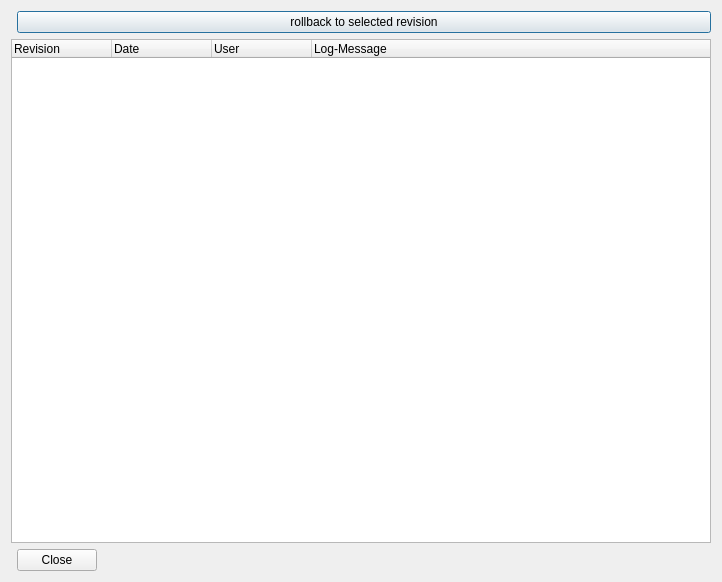
<?xml version="1.0" encoding="UTF-8"?>
<ui version="4.0">
 <class>LogView</class>
 <widget class="QDialog" name="LogView">
  <property name="windowModality">
   <enum>Qt::ApplicationModal</enum>
  </property>
  <property name="geometry">
   <rect>
    <x>0</x>
    <y>0</y>
    <width>722</width>
    <height>582</height>
   </rect>
  </property>
  <property name="windowTitle">
   <string>PG-Version LogView</string>
  </property>
  <layout class="QGridLayout" name="gridLayout">
   <item row="0" column="1">
    <widget class="QSplitter" name="splitter">
     <property name="orientation">
      <enum>Qt::Horizontal</enum>
     </property>
     <widget class="QPushButton" name="btnRollback">
      <property name="sizePolicy">
       <sizepolicy hsizetype="Expanding" vsizetype="Fixed">
        <horstretch>0</horstretch>
        <verstretch>0</verstretch>
       </sizepolicy>
      </property>
      <property name="minimumSize">
       <size>
        <width>0</width>
        <height>0</height>
       </size>
      </property>
      <property name="maximumSize">
       <size>
        <width>16777215</width>
        <height>16777215</height>
       </size>
      </property>
      <property name="text">
       <string>rollback to selected revision</string>
      </property>
     </widget>
    </widget>
   </item>
   <item row="1" column="0" colspan="2">
    <widget class="QTreeWidget" name="treeWidget">
     <column>
      <property name="text">
       <string>Revision</string>
      </property>
     </column>
     <column>
      <property name="text">
       <string>Date</string>
      </property>
     </column>
     <column>
      <property name="text">
       <string>User</string>
      </property>
     </column>
     <column>
      <property name="text">
       <string>Log-Message</string>
      </property>
     </column>
    </widget>
   </item>
   <item row="2" column="1">
    <widget class="QDialogButtonBox" name="btnClose">
     <property name="sizePolicy">
      <sizepolicy hsizetype="Maximum" vsizetype="Fixed">
       <horstretch>0</horstretch>
       <verstretch>0</verstretch>
      </sizepolicy>
     </property>
     <property name="standardButtons">
      <set>QDialogButtonBox::Close</set>
     </property>
    </widget>
   </item>
  </layout>
 </widget>
 <resources/>
 <connections/>
</ui>
